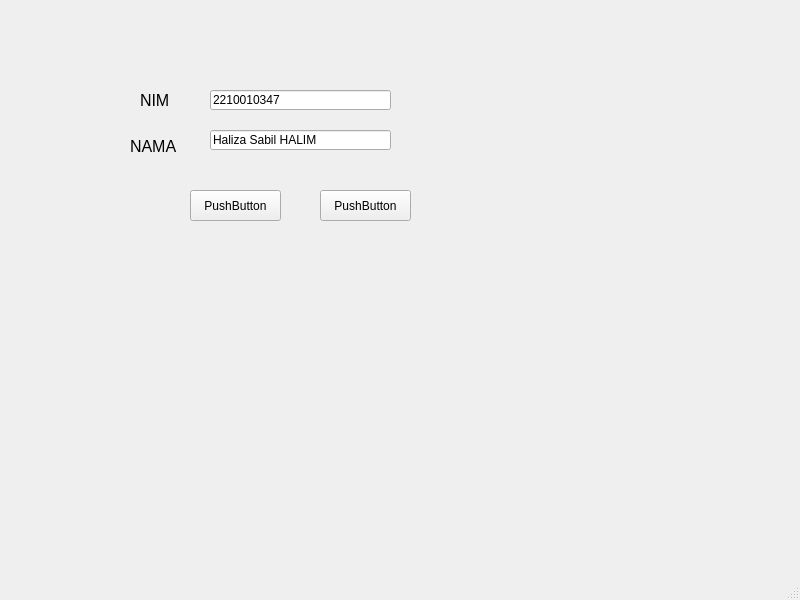
<?xml version="1.0" encoding="UTF-8"?>
<ui version="4.0">
 <class>MainWindow</class>
 <widget class="QMainWindow" name="MainWindow">
  <property name="geometry">
   <rect>
    <x>0</x>
    <y>0</y>
    <width>800</width>
    <height>600</height>
   </rect>
  </property>
  <property name="windowTitle">
   <string>MainWindow</string>
  </property>
  <property name="accessibleName">
   <string/>
  </property>
  <widget class="QWidget" name="centralwidget">
   <widget class="QLineEdit" name="lineEdit">
    <property name="geometry">
     <rect>
      <x>210</x>
      <y>90</y>
      <width>181</width>
      <height>20</height>
     </rect>
    </property>
    <property name="text">
     <string>2210010347</string>
    </property>
   </widget>
   <widget class="QLineEdit" name="lineEdit_2">
    <property name="geometry">
     <rect>
      <x>210</x>
      <y>130</y>
      <width>181</width>
      <height>20</height>
     </rect>
    </property>
    <property name="text">
     <string>Haliza Sabil HALIM</string>
    </property>
   </widget>
   <widget class="QPushButton" name="pushButton">
    <property name="geometry">
     <rect>
      <x>190</x>
      <y>190</y>
      <width>91</width>
      <height>31</height>
     </rect>
    </property>
    <property name="text">
     <string>PushButton</string>
    </property>
   </widget>
   <widget class="QPushButton" name="pushButton_2">
    <property name="geometry">
     <rect>
      <x>320</x>
      <y>190</y>
      <width>91</width>
      <height>31</height>
     </rect>
    </property>
    <property name="text">
     <string>PushButton</string>
    </property>
   </widget>
   <widget class="QLabel" name="label">
    <property name="geometry">
     <rect>
      <x>140</x>
      <y>90</y>
      <width>41</width>
      <height>21</height>
     </rect>
    </property>
    <property name="font">
     <font>
      <pointsize>12</pointsize>
     </font>
    </property>
    <property name="accessibleName">
     <string>&lt;html&gt;&lt;head/&gt;&lt;body&gt;&lt;p&gt;NIM&lt;/p&gt;&lt;/body&gt;&lt;/html&gt;</string>
    </property>
    <property name="text">
     <string>NIM</string>
    </property>
   </widget>
   <widget class="QLabel" name="label_2">
    <property name="geometry">
     <rect>
      <x>130</x>
      <y>140</y>
      <width>47</width>
      <height>13</height>
     </rect>
    </property>
    <property name="font">
     <font>
      <pointsize>12</pointsize>
     </font>
    </property>
    <property name="text">
     <string>NAMA</string>
    </property>
   </widget>
  </widget>
  <widget class="QMenuBar" name="menubar">
   <property name="geometry">
    <rect>
     <x>0</x>
     <y>0</y>
     <width>800</width>
     <height>21</height>
    </rect>
   </property>
  </widget>
  <widget class="QStatusBar" name="statusbar"/>
 </widget>
 <resources/>
 <connections/>
</ui>
